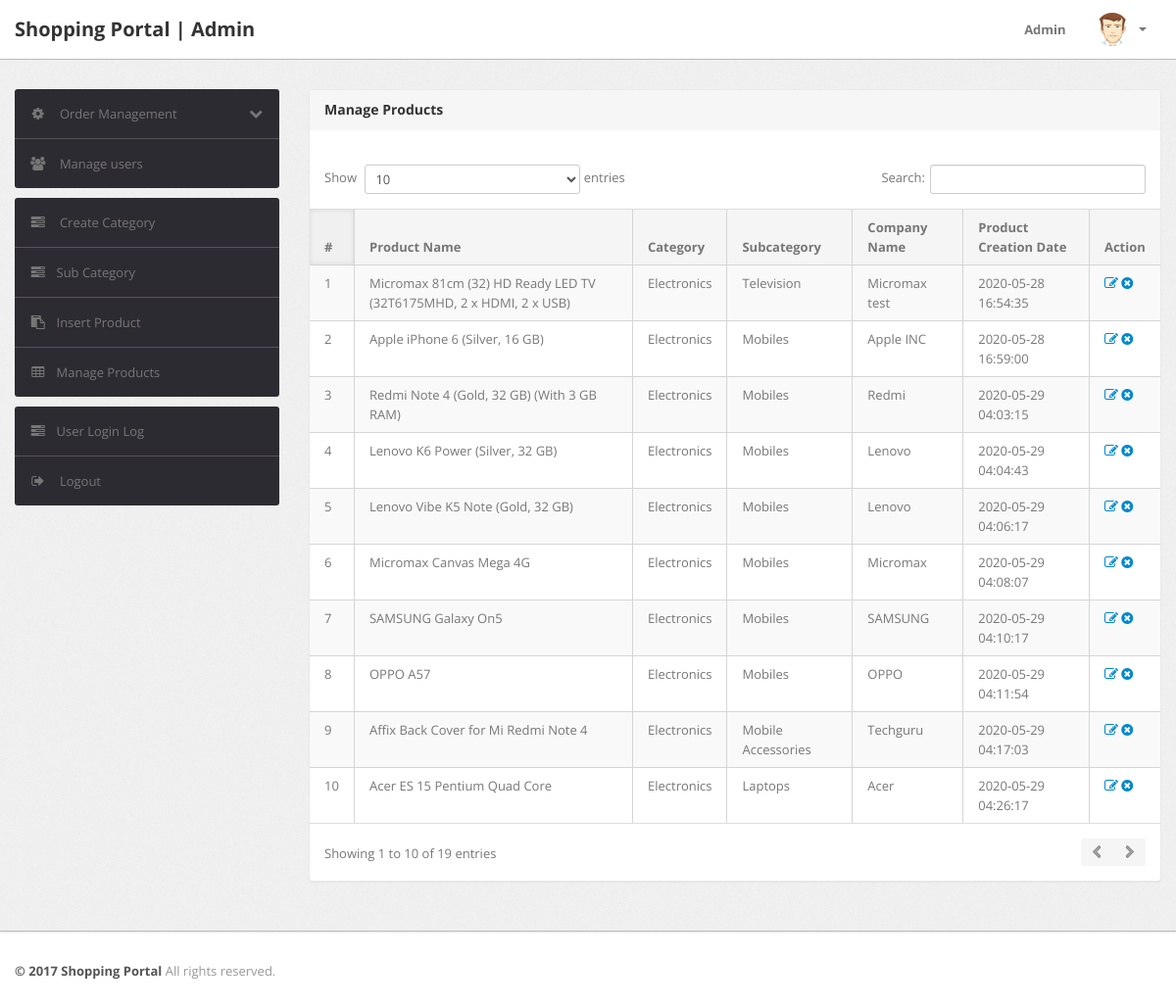
/admin/manage-products.php (signed in), run on the app's committed database.
### tables this page shows
CREATE TABLE `products` (
  `id` int(11) NOT NULL,
  `category` int(11) NOT NULL,
  `subCategory` int(11) DEFAULT NULL,
  `productName` varchar(255) DEFAULT NULL,
  `productCompany` varchar(255) DEFAULT NULL,
  `productPrice` int(11) DEFAULT NULL,
  `productPriceBeforeDiscount` int(11) DEFAULT NULL,
  `productDescription` longtext,
  `productImage1` varchar(255) DEFAULT NULL,
  `productImage2` varchar(255) DEFAULT NULL,
  `productImage3` varchar(255) DEFAULT NULL,
  `shippingCharge` int(11) DEFAULT NULL,
  `productAvailability` varchar(255) DEFAULT NULL,
  `postingDate` timestamp NULL DEFAULT CURRENT_TIMESTAMP,
  `updationDate` varchar(255) DEFAULT NULL
);

CREATE TABLE `category` (
  `id` int(11) NOT NULL,
  `categoryName` varchar(255) DEFAULT NULL,
  `categoryDescription` longtext,
  `creationDate` timestamp NOT NULL DEFAULT CURRENT_TIMESTAMP,
  `updationDate` varchar(255) DEFAULT NULL
);

CREATE TABLE `subcategory` (
  `id` int(11) NOT NULL,
  `categoryid` int(11) DEFAULT NULL,
  `subcategory` varchar(255) DEFAULT NULL,
  `creationDate` timestamp NULL DEFAULT CURRENT_TIMESTAMP,
  `updationDate` varchar(255) DEFAULT NULL
);

### admin/manage-products.php (the view, shortened to what this page needs)
<?php
include('include/config.php');
if(strlen($_SESSION['alogin'])==0)
	{
header('location:index.php');
}
else{
?>
<!DOCTYPE html>
<html lang="en">
<head>
	<link type="text/css" href="bootstrap/css/bootstrap.min.css" rel="stylesheet">
	<link type="text/css" href="bootstrap/css/bootstrap-responsive.min.css" rel="stylesheet">
	<link type="text/css" href="css/theme.css" rel="stylesheet">
	<link type="text/css" href="images/icons/css/font-awesome.css" rel="stylesheet">
</head>
<body>
<?php include('include/header.php');?>
	<div class="wrapper">
		<div class="container">
			<div class="row">
<?php include('include/sidebar.php');?>
			<div class="span9">
					<div class="content">
	<div class="module">
							<div class="module-head">
								<h3>Manage Products</h3>
							</div>
							<div class="module-body table">
									<br />
								<table cellpadding="0" cellspacing="0" border="0" class="datatable-1 table table-bordered table-striped	 display" width="100%">
									<thead>
										<tr>
											<th>#</th>
											<th>Product Name</th>
											<th>Category </th>
											<th>Subcategory</th>
											<th>Company Name</th>
											<th>Product Creation Date</th>
											<th>Action</th>
										</tr>
									</thead>
									<tbody>
<?php $query=mysqli_query($con,"select products.*,category.categoryName,subcategory.subcategory from products join category on category.id=products.category join subcategory on subcategory.id=products.subCategory");
$cnt=1;
while($row=mysqli_fetch_array($query))
{
?>
										<tr>
											<td><?php echo htmlentities($cnt);?></td>
											<td><?php echo htmlentities($row['productName']);?></td>
											<td><?php echo htmlentities($row['categoryName']);?></td>
											<td> <?php echo htmlentities($row['subcategory']);?></td>
											<td><?php echo htmlentities($row['productCompany']);?></td>
											<td><?php echo htmlentities($row['postingDate']);?></td>
											<td>
											<a href="edit-products.php?id=<?php echo $row['id']?>" ><i class="icon-edit"></i></a>
											<a href="manage-products.php?id=<?php echo $row['id']?>&del=delete" onClick="return confirm('Are you sure you want to delete?')"><i class="icon-remove-sign"></i></a></td>
										</tr>
										<?php $cnt=$cnt+1; } ?>
								</table>
							</div>
						</div>
					</div>
				</div>
			</div>
		</div>
	</div>
<?php include('include/footer.php');?>
</body>
<?php } ?>

### data on the page
products: productName "Micromax 81cm (32) HD Ready LED TV (32T6175MHD, 2 x HDMI, 2 x USB)", category.categoryName "Electronics", subcategory.subcategory "Television", productCompany "Micromax test", postingDate "2020-05-28 16:54:35"
products: productName "Apple iPhone 6 (Silver, 16 GB)", category.categoryName "Electronics", subcategory.subcategory "Mobiles", productCompany "Apple INC", postingDate "2020-05-28 16:59:00"
products: productName "Redmi Note 4 (Gold, 32 GB) (With 3 GB RAM)", category.categoryName "Electronics", subcategory.subcategory "Mobiles", productCompany "Redmi", postingDate "2020-05-29 04:03:15"
products: productName "Lenovo K6 Power (Silver, 32 GB)", category.categoryName "Electronics", subcategory.subcategory "Mobiles", productCompany "Lenovo", postingDate "2020-05-29 04:04:43"
products: productName "Lenovo Vibe K5 Note (Gold, 32 GB)", category.categoryName "Electronics", subcategory.subcategory "Mobiles", productCompany "Lenovo", postingDate "2020-05-29 04:06:17"
products: productName "Micromax Canvas Mega 4G", category.categoryName "Electronics", subcategory.subcategory "Mobiles", productCompany "Micromax", postingDate "2020-05-29 04:08:07"
products: productName "SAMSUNG Galaxy On5", category.categoryName "Electronics", subcategory.subcategory "Mobiles", productCompany "SAMSUNG", postingDate "2020-05-29 04:10:17"
products: productName "OPPO A57", category.categoryName "Electronics", subcategory.subcategory "Mobiles", productCompany "OPPO", postingDate "2020-05-29 04:11:54"
products: productName "Affix Back Cover for Mi Redmi Note 4", category.categoryName "Electronics", subcategory.subcategory "Mobile Accessories", productCompany "Techguru", postingDate "2020-05-29 04:17:03"
products: productName "Acer ES 15 Pentium Quad Core", category.categoryName "Electronics", subcategory.subcategory "Laptops", productCompany "Acer", postingDate "2020-05-29 04:26:17"
